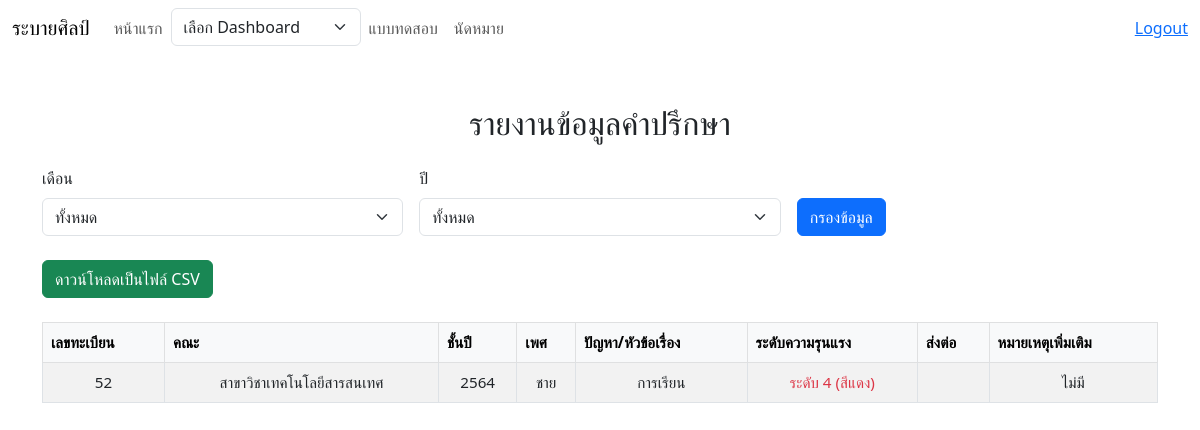
Screenshot of /adminUI/dashboard/report.php with the database file from the repository.
### tables this page shows
CREATE TABLE `consultation` (
  `hn_id` int(10) DEFAULT NULL,
  `app_id` int(10) UNSIGNED NOT NULL,
  `event_date` date NOT NULL,
  `event_time` time NOT NULL,
  `channel_id` int(1) NOT NULL,
  `origin_id` int(1) DEFAULT NULL,
  `forward_from` varchar(50) DEFAULT NULL,
  `consult_case` text DEFAULT NULL,
  `consult_des` varchar(50) DEFAULT NULL,
  `symptoms` text DEFAULT NULL,
  `advice` text DEFAULT NULL,
  `test_results` text DEFAULT NULL,
  `follow_id` int(1) DEFAULT NULL,
  `follow_des` text DEFAULT NULL,
  `forward_id` int(1) DEFAULT NULL,
  `forward_des` varchar(100) DEFAULT NULL,
  `std_id` int(11) DEFAULT NULL,
  `status` int(1) DEFAULT NULL,
  `admin` varchar(100) DEFAULT NULL
);

CREATE TABLE `student` (
  `std_id` int(10) NOT NULL,
  `first_name` varchar(50) NOT NULL,
  `last_name` varchar(50) NOT NULL,
  `nickname` varchar(10) NOT NULL,
  `mail` varchar(255) DEFAULT NULL,
  `major` varchar(100) NOT NULL,
  `faculty_id` char(2) NOT NULL,
  `year` int(4) NOT NULL,
  `gender` int(1) NOT NULL,
  `phone` varchar(12) DEFAULT NULL
);

### adminUI/dashboard/report.php (the view, shortened to what this page needs)
<?php
include('../../dbconnect.php');
$month = isset($_POST['month']) ? $_POST['month'] : null;
$year = isset($_POST['year']) ? $_POST['year'] : null;
$sql = "SELECT c.hn_id, c.event_date, c.event_time, s.first_name, s.last_name, s.major, s.year AS student_year, s.gender, c.consult_case, c.follow_id, c.forward_from, c.forward_des
        FROM consultation c
        JOIN consultation_recipients cr ON c.hn_id = cr.hn_id
        JOIN student s ON cr.std_id = s.std_id";
$sql .= " ORDER BY c.event_date DESC";
$stmt = $conn->prepare($sql);
$stmt->execute();
$result = $stmt->get_result();
?>
<!DOCTYPE html>
<html lang="th">
<head>
    <link href="https://cdn.jsdelivr.net/npm/bootstrap@5.3.0-alpha1/dist/css/bootstrap.min.css" rel="stylesheet">
</head>
<body>
    <nav class="navbar navbar-expand-lg navbar-custom">
        <div class="container-fluid">
            <a class="navbar-brand" href="#">ระบายศิลป์</a>
            <div class="collapse navbar-collapse" id="navbarNav">
                <ul class="navbar-nav me-auto mb-2 mb-lg-0">
                    <li class="nav-item"><a class="nav-link" href="index.php">หน้าแรก</a></li>
                    <li class="nav-item">
                        <select class="form-select" onchange="navigateToDashboard(this)">
                            <option value="" disabled selected>เลือก Dashboard</option>
                        </select>
                    </li>
                    <li class="nav-item"><a class="nav-link" href="index.php">แบบทดสอบ</a></li>
                    <li class="nav-item"><a class="nav-link" href="../projectrabaisil/user_appdetails.php">นัดหมาย</a></li>
                </ul>
                <div class="d-flex align-items-center">
                    <a href="../../login/logout.php" onclick="return confirm('คุณต้องการออกจากระบบหรือไม่?');">Logout</a>
                </div>
            </div>
        </div>
    </nav>
    <div class="container my-5 table-container">
        <h2 class="text-center mb-4">รายงานข้อมูลคำปรึกษา</h2>
<form method="POST" action="" class="row g-3 mb-4">
    <div class="col-md-4">
        <label for="month" class="form-label">เดือน</label>
        <select name="month" id="month" class="form-select">
            <option value="" <?= $month === null ? 'selected' : '' ?>>ทั้งหมด</option>
        </select>
    </div>
    <div class="col-md-4">
        <label for="year" class="form-label">ปี</label>
        <select name="year" id="year" class="form-select">
            <option value="" <?= $year === null ? 'selected' : '' ?>>ทั้งหมด</option>
        </select>
    </div>
    <div class="col-md-4 d-flex align-items-end">
        <button type="submit" class="btn btn-primary">กรองข้อมูล</button>
    </div>
</form>
        <form method="POST" action="">
            <button type="button" class="btn btn-success mb-4" onclick="downloadFilteredCSV()">ดาวน์โหลดเป็นไฟล์ CSV</button>
        </form>
        <?php if ($result->num_rows > 0): ?>
            <table class="table table-bordered table-striped">
                <thead class="table-light">
                    <tr>
                        <th>เลขทะเบียน</th>
                        <th>คณะ</th>
                        <th>ชั้นปี</th>
                        <th>เพศ</th>
                        <th>ปัญหา/หัวข้อเรื่อง</th>
                        <th>ระดับความรุนแรง</th>
                        <th>ส่งต่อ</th>
                        <th>หมายเหตุเพิ่มเติม</th>
                    </tr>
                </thead>
                <tbody>
                    <?php while ($row = $result->fetch_assoc()) : ?>
                        <tr>
                            <td><?= $row['hn_id'] ?></td>
                            <td><?= $row['major'] ?></td>
                            <td><?= $row['student_year'] ?></td>
                            <td><?= $row['gender'] == 1 ? 'ชาย' : 'หญิง' ?></td>
                            <td><?= $row['consult_case'] ?></td>
                            <td>
                                <?php
                                switch ($row['follow_id']) {
                                    case 4:
                                        echo '<span class="text-danger">ระดับ 4 (สีแดง)</span>';
                                        break;
                                }
                                ?>
                            </td>
                            <td><?= $row['forward_from'] ?></td>
                            <td><?= $row['forward_des'] ?></td>
                        </tr>
                    <?php endwhile; ?>
                </tbody>
            </table>
        <?php else: ?>
            <p class="text-center">ไม่มีข้อมูลในเดือนและปีที่เลือก</p>
        <?php endif; ?>
    </div>
</body>
</html>

### adminUI/dashboard/report.php (style rules this page uses)
.table-container table { font-size: 0.95rem; }
.table-container table th, .table-container table td { vertical-align: middle; }
.table-container table th { background-color: #f8f9fa; }
.table-container table td { text-align: center; }

### rows the page displays
consultation: hn "52", std.major "สาขาวิชาเทคโนโลยีสารสนเทศ", std.year "2564", consult_case "การเรียน", follow_id "ระดับ 4 (สีแดง)", forward_des "ไม่มี"
